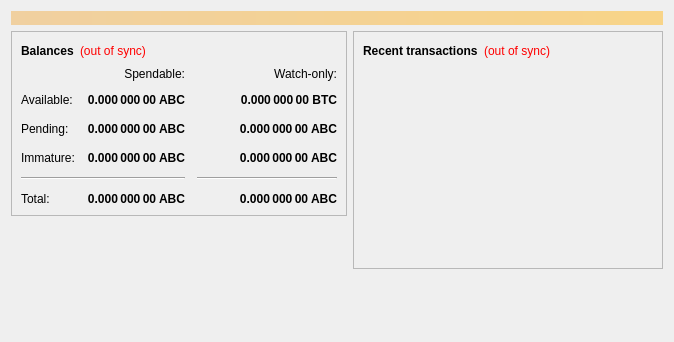
<?xml version="1.0" encoding="UTF-8"?>
<ui version="4.0">
 <class>OverviewPage</class>
 <widget class="QWidget" name="OverviewPage">
  <property name="geometry">
   <rect>
    <x>0</x>
    <y>0</y>
    <width>674</width>
    <height>342</height>
   </rect>
  </property>
  <property name="windowTitle">
   <string>Form</string>
  </property>
  <layout class="QVBoxLayout" name="topLayout">
   <item>
    <widget class="QLabel" name="labelAlerts">
     <property name="visible">
      <bool>false</bool>
     </property>
     <property name="styleSheet">
      <string notr="true">background-color: qlineargradient(x1: 0, y1: 0, x2: 1, y2: 0, stop:0 #F0D0A0, stop:1 #F8D488); color:#000000;</string>
     </property>
     <property name="wordWrap">
      <bool>true</bool>
     </property>
     <property name="margin">
      <number>3</number>
     </property>
    </widget>
   </item>
   <item>
    <layout class="QHBoxLayout" name="horizontalLayout" stretch="1,1">
     <item>
      <layout class="QVBoxLayout" name="verticalLayout_2">
       <item>
        <widget class="QFrame" name="frame">
         <property name="frameShape">
          <enum>QFrame::StyledPanel</enum>
         </property>
         <property name="frameShadow">
          <enum>QFrame::Raised</enum>
         </property>
         <layout class="QVBoxLayout" name="verticalLayout_4">
          <item>
           <layout class="QHBoxLayout" name="horizontalLayout_4">
            <item>
             <widget class="QLabel" name="label_5">
              <property name="font">
               <font>
                <weight>75</weight>
                <bold>true</bold>
               </font>
              </property>
              <property name="text">
               <string>Balances</string>
              </property>
             </widget>
            </item>
            <item>
             <widget class="QLabel" name="labelWalletStatus">
              <property name="cursor">
               <cursorShape>WhatsThisCursor</cursorShape>
              </property>
              <property name="toolTip">
               <string>The displayed information may be out of date. Your wallet automatically synchronizes with the Digitalfund network after a connection is established, but this process has not completed yet.</string>
              </property>
              <property name="styleSheet">
               <string notr="true">QLabel { color: red; }</string>
              </property>
              <property name="text">
               <string notr="true">(out of sync)</string>
              </property>
              <property name="alignment">
               <set>Qt::AlignLeading|Qt::AlignLeft|Qt::AlignVCenter</set>
              </property>
             </widget>
            </item>
            <item>
             <spacer name="horizontalSpacer_3">
              <property name="orientation">
               <enum>Qt::Horizontal</enum>
              </property>
              <property name="sizeHint" stdset="0">
               <size>
                <width>40</width>
                <height>20</height>
               </size>
              </property>
             </spacer>
            </item>
           </layout>
          </item>
          <item>
           <layout class="QGridLayout" name="gridLayout">
            <property name="spacing">
             <number>12</number>
            </property>
            <item row="2" column="2">
             <widget class="QLabel" name="labelWatchPending">
              <property name="font">
               <font>
                <weight>75</weight>
                <bold>true</bold>
               </font>
              </property>
              <property name="cursor">
               <cursorShape>IBeamCursor</cursorShape>
              </property>
              <property name="toolTip">
               <string>Unconfirmed transactions to watch-only addresses</string>
              </property>
              <property name="text">
               <string notr="true">0.000 000 00 ABC</string>
              </property>
              <property name="alignment">
               <set>Qt::AlignRight|Qt::AlignTrailing|Qt::AlignVCenter</set>
              </property>
              <property name="textInteractionFlags">
               <set>Qt::LinksAccessibleByMouse|Qt::TextSelectableByKeyboard|Qt::TextSelectableByMouse</set>
              </property>
             </widget>
            </item>
            <item row="2" column="1">
             <widget class="QLabel" name="labelUnconfirmed">
              <property name="font">
               <font>
                <weight>75</weight>
                <bold>true</bold>
               </font>
              </property>
              <property name="cursor">
               <cursorShape>IBeamCursor</cursorShape>
              </property>
              <property name="toolTip">
               <string>Total of transactions that have yet to be confirmed, and do not yet count toward the spendable balance</string>
              </property>
              <property name="text">
               <string notr="true">0.000 000 00 ABC</string>
              </property>
              <property name="alignment">
               <set>Qt::AlignRight|Qt::AlignTrailing|Qt::AlignVCenter</set>
              </property>
              <property name="textInteractionFlags">
               <set>Qt::LinksAccessibleByMouse|Qt::TextSelectableByKeyboard|Qt::TextSelectableByMouse</set>
              </property>
             </widget>
            </item>
            <item row="3" column="2">
             <widget class="QLabel" name="labelWatchImmature">
              <property name="font">
               <font>
                <weight>75</weight>
                <bold>true</bold>
               </font>
              </property>
              <property name="cursor">
               <cursorShape>IBeamCursor</cursorShape>
              </property>
              <property name="toolTip">
               <string>Mined balance in watch-only addresses that has not yet matured</string>
              </property>
              <property name="text">
               <string notr="true">0.000 000 00 ABC</string>
              </property>
              <property name="alignment">
               <set>Qt::AlignRight|Qt::AlignTrailing|Qt::AlignVCenter</set>
              </property>
              <property name="textInteractionFlags">
               <set>Qt::LinksAccessibleByMouse|Qt::TextSelectableByKeyboard|Qt::TextSelectableByMouse</set>
              </property>
             </widget>
            </item>
            <item row="4" column="0" colspan="2">
             <widget class="Line" name="line">
              <property name="orientation">
               <enum>Qt::Horizontal</enum>
              </property>
             </widget>
            </item>
            <item row="4" column="2">
             <widget class="Line" name="lineWatchBalance">
              <property name="sizePolicy">
               <sizepolicy hsizetype="Preferred" vsizetype="Fixed">
                <horstretch>0</horstretch>
                <verstretch>0</verstretch>
               </sizepolicy>
              </property>
              <property name="minimumSize">
               <size>
                <width>140</width>
                <height>0</height>
               </size>
              </property>
              <property name="orientation">
               <enum>Qt::Horizontal</enum>
              </property>
             </widget>
            </item>
            <item row="5" column="0">
             <widget class="QLabel" name="labelTotalText">
              <property name="text">
               <string>Total:</string>
              </property>
             </widget>
            </item>
            <item row="3" column="1">
             <widget class="QLabel" name="labelImmature">
              <property name="font">
               <font>
                <weight>75</weight>
                <bold>true</bold>
               </font>
              </property>
              <property name="cursor">
               <cursorShape>IBeamCursor</cursorShape>
              </property>
              <property name="toolTip">
               <string>Mined balance that has not yet matured</string>
              </property>
              <property name="text">
               <string notr="true">0.000 000 00 ABC</string>
              </property>
              <property name="alignment">
               <set>Qt::AlignRight|Qt::AlignTrailing|Qt::AlignVCenter</set>
              </property>
              <property name="textInteractionFlags">
               <set>Qt::LinksAccessibleByMouse|Qt::TextSelectableByKeyboard|Qt::TextSelectableByMouse</set>
              </property>
             </widget>
            </item>
            <item row="2" column="3">
             <spacer name="horizontalSpacer_2">
              <property name="orientation">
               <enum>Qt::Horizontal</enum>
              </property>
              <property name="sizeHint" stdset="0">
               <size>
                <width>40</width>
                <height>20</height>
               </size>
              </property>
             </spacer>
            </item>
            <item row="3" column="0">
             <widget class="QLabel" name="labelImmatureText">
              <property name="text">
               <string>Immature:</string>
              </property>
             </widget>
            </item>
            <item row="5" column="1">
             <widget class="QLabel" name="labelTotal">
              <property name="font">
               <font>
                <weight>75</weight>
                <bold>true</bold>
               </font>
              </property>
              <property name="cursor">
               <cursorShape>IBeamCursor</cursorShape>
              </property>
              <property name="toolTip">
               <string>Your current total balance</string>
              </property>
              <property name="text">
               <string notr="true">0.000 000 00 ABC</string>
              </property>
              <property name="alignment">
               <set>Qt::AlignRight|Qt::AlignTrailing|Qt::AlignVCenter</set>
              </property>
              <property name="textInteractionFlags">
               <set>Qt::LinksAccessibleByMouse|Qt::TextSelectableByKeyboard|Qt::TextSelectableByMouse</set>
              </property>
             </widget>
            </item>
            <item row="5" column="2">
             <widget class="QLabel" name="labelWatchTotal">
              <property name="font">
               <font>
                <weight>75</weight>
                <bold>true</bold>
               </font>
              </property>
              <property name="cursor">
               <cursorShape>IBeamCursor</cursorShape>
              </property>
              <property name="toolTip">
               <string>Current total balance in watch-only addresses</string>
              </property>
              <property name="text">
               <string notr="true">0.000 000 00 ABC</string>
              </property>
              <property name="alignment">
               <set>Qt::AlignRight|Qt::AlignTrailing|Qt::AlignVCenter</set>
              </property>
              <property name="textInteractionFlags">
               <set>Qt::LinksAccessibleByMouse|Qt::TextSelectableByKeyboard|Qt::TextSelectableByMouse</set>
              </property>
             </widget>
            </item>
            <item row="0" column="2">
             <widget class="QLabel" name="labelWatchonly">
              <property name="text">
               <string>Watch-only:</string>
              </property>
              <property name="alignment">
               <set>Qt::AlignRight|Qt::AlignTrailing|Qt::AlignVCenter</set>
              </property>
             </widget>
            </item>
            <item row="1" column="0">
             <widget class="QLabel" name="labelBalanceText">
              <property name="text">
               <string>Available:</string>
              </property>
             </widget>
            </item>
            <item row="1" column="1">
             <widget class="QLabel" name="labelBalance">
              <property name="font">
               <font>
                <weight>75</weight>
                <bold>true</bold>
               </font>
              </property>
              <property name="cursor">
               <cursorShape>IBeamCursor</cursorShape>
              </property>
              <property name="toolTip">
               <string>Your current spendable balance</string>
              </property>
              <property name="text">
               <string notr="true">0.000 000 00 ABC</string>
              </property>
              <property name="alignment">
               <set>Qt::AlignRight|Qt::AlignTrailing|Qt::AlignVCenter</set>
              </property>
              <property name="textInteractionFlags">
               <set>Qt::LinksAccessibleByMouse|Qt::TextSelectableByKeyboard|Qt::TextSelectableByMouse</set>
              </property>
             </widget>
            </item>
            <item row="1" column="2">
             <widget class="QLabel" name="labelWatchAvailable">
              <property name="font">
               <font>
                <weight>75</weight>
                <bold>true</bold>
               </font>
              </property>
              <property name="cursor">
               <cursorShape>IBeamCursor</cursorShape>
              </property>
              <property name="toolTip">
               <string>Your current balance in watch-only addresses</string>
              </property>
              <property name="text">
               <string notr="true">0.000 000 00 BTC</string>
              </property>
              <property name="alignment">
               <set>Qt::AlignRight|Qt::AlignTrailing|Qt::AlignVCenter</set>
              </property>
              <property name="textInteractionFlags">
               <set>Qt::LinksAccessibleByMouse|Qt::TextSelectableByKeyboard|Qt::TextSelectableByMouse</set>
              </property>
             </widget>
            </item>
            <item row="2" column="0">
             <widget class="QLabel" name="labelPendingText">
              <property name="text">
               <string>Pending:</string>
              </property>
             </widget>
            </item>
            <item row="0" column="1">
             <widget class="QLabel" name="labelSpendable">
              <property name="text">
               <string>Spendable:</string>
              </property>
              <property name="alignment">
               <set>Qt::AlignRight|Qt::AlignTrailing|Qt::AlignVCenter</set>
              </property>
             </widget>
            </item>
           </layout>
          </item>
         </layout>
        </widget>
       </item>
       <item>
        <spacer name="horizontalSpacer_4">
         <property name="orientation">
          <enum>Qt::Horizontal</enum>
         </property>
         <property name="sizeHint" stdset="0">
          <size>
           <width>40</width>
           <height>20</height>
          </size>
         </property>
        </spacer>
       </item>
       <item>
        <widget class="QLabel" name="labelbackimage">
         <property name="text">
          <string/>
         </property>
         <property name="pixmap">
          <pixmap resource="../bitcoin.qrc">:/images/about</pixmap>
         </property>
        </widget>
       </item>
      </layout>
     </item>
     <item>
      <layout class="QVBoxLayout" name="verticalLayout_3">
       <item>
        <widget class="QFrame" name="frame_2">
         <property name="frameShape">
          <enum>QFrame::StyledPanel</enum>
         </property>
         <property name="frameShadow">
          <enum>QFrame::Raised</enum>
         </property>
         <layout class="QVBoxLayout" name="verticalLayout">
          <item>
           <layout class="QHBoxLayout" name="horizontalLayout_2">
            <item>
             <widget class="QLabel" name="label_4">
              <property name="font">
               <font>
                <weight>75</weight>
                <bold>true</bold>
               </font>
              </property>
              <property name="text">
               <string>Recent transactions</string>
              </property>
             </widget>
            </item>
            <item>
             <widget class="QLabel" name="labelTransactionsStatus">
              <property name="cursor">
               <cursorShape>WhatsThisCursor</cursorShape>
              </property>
              <property name="toolTip">
               <string>The displayed information may be out of date. Your wallet automatically synchronizes with the Digitalfund network after a connection is established, but this process has not completed yet.</string>
              </property>
              <property name="styleSheet">
               <string notr="true">QLabel { color: red; }</string>
              </property>
              <property name="text">
               <string notr="true">(out of sync)</string>
              </property>
              <property name="alignment">
               <set>Qt::AlignRight|Qt::AlignTrailing|Qt::AlignVCenter</set>
              </property>
             </widget>
            </item>
            <item>
             <spacer name="horizontalSpacer">
              <property name="orientation">
               <enum>Qt::Horizontal</enum>
              </property>
              <property name="sizeHint" stdset="0">
               <size>
                <width>40</width>
                <height>20</height>
               </size>
              </property>
             </spacer>
            </item>
           </layout>
          </item>
          <item>
           <widget class="QListView" name="listTransactions">
            <property name="styleSheet">
             <string notr="true">QListView { background: transparent; }</string>
            </property>
            <property name="frameShape">
             <enum>QFrame::NoFrame</enum>
            </property>
            <property name="verticalScrollBarPolicy">
             <enum>Qt::ScrollBarAlwaysOff</enum>
            </property>
            <property name="horizontalScrollBarPolicy">
             <enum>Qt::ScrollBarAlwaysOff</enum>
            </property>
            <property name="selectionMode">
             <enum>QAbstractItemView::NoSelection</enum>
            </property>
           </widget>
          </item>
         </layout>
        </widget>
       </item>
       <item>
        <spacer name="verticalSpacer_2">
         <property name="orientation">
          <enum>Qt::Vertical</enum>
         </property>
         <property name="sizeHint" stdset="0">
          <size>
           <width>20</width>
           <height>40</height>
          </size>
         </property>
        </spacer>
       </item>
      </layout>
     </item>
    </layout>
   </item>
  </layout>
 </widget>
 <resources>
  <include location="../bitcoin.qrc"/>
 </resources>
 <connections/>
</ui>
